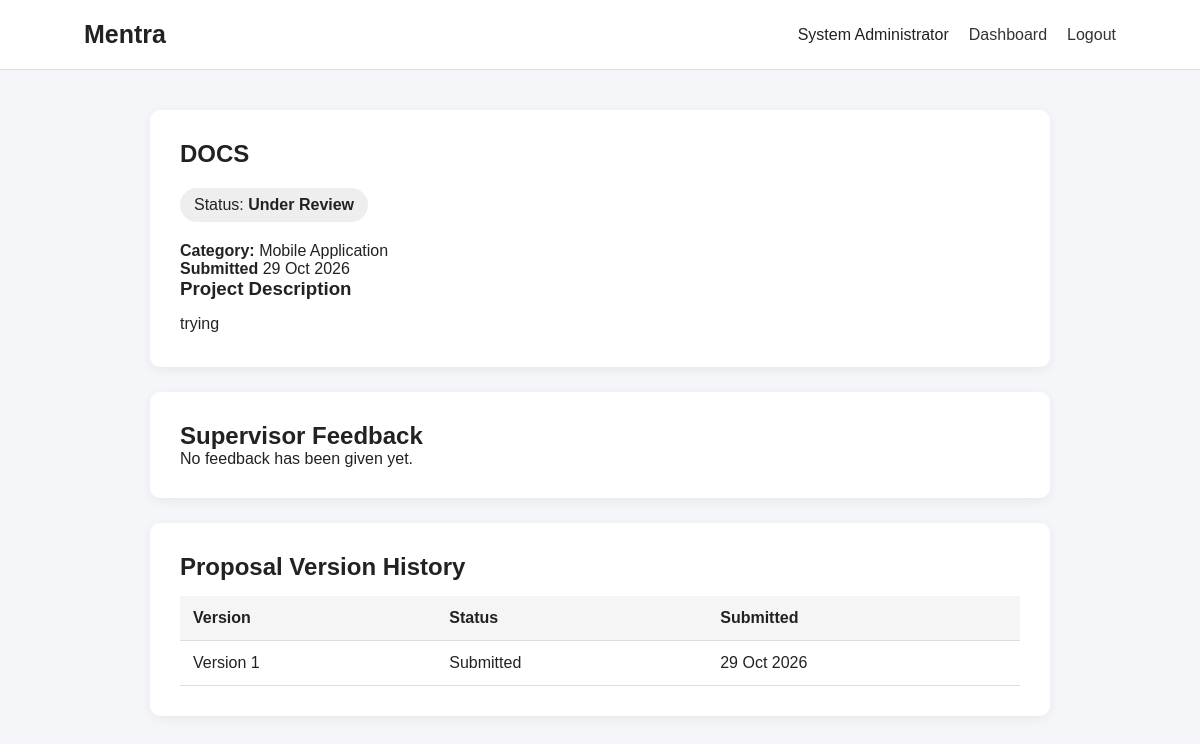
Screenshot of /projects/view_project.php?id=2 (signed in) with the database file from the repository.
### tables this page shows
CREATE TABLE `projects` (
  `id` int(11) NOT NULL,
  `student_id` int(11) NOT NULL,
  `title` varchar(255) NOT NULL,
  `description` text NOT NULL,
  `category` varchar(100) DEFAULT NULL,
  `status` enum('Submitted','Under Review','Revision Required','Approved','Rejected') DEFAULT 'Submitted',
  `created_at` timestamp NOT NULL DEFAULT current_timestamp(),
  `updated_at` timestamp NOT NULL DEFAULT current_timestamp() ON UPDATE current_timestamp()
);

CREATE TABLE `project_versions` (
  `id` int(11) NOT NULL,
  `project_id` int(11) NOT NULL,
  `version_number` int(11) NOT NULL,
  `description` text DEFAULT NULL,
  `file_name` varchar(255) DEFAULT NULL,
  `status` varchar(50) DEFAULT 'Submitted',
  `submitted_at` timestamp NOT NULL DEFAULT current_timestamp()
);

### projects/view_project.php (the view, shortened to what this page needs)
<?php
require_once __DIR__ . "/../backend/db.php";
$project_id = intval($_GET['id']);
$student_id = $_SESSION['user_id'];
$sql = "SELECT * FROM projects where id = ? AND student_id = ?";
$stmt = mysqli_prepare($conn,$sql);
mysqli_stmt_bind_param($stmt,"ii",$project_id,$student_id);
mysqli_stmt_execute($stmt);
$result = mysqli_stmt_get_result($stmt);
$project = mysqli_fetch_assoc($result);
$feedback_sql = "SELECT feedback.*, users.full_name FROM feedback JOIN users ON feedback.supervisor_id = users.id WHERE feedback.project_id = ? ORDER BY feedback.created_at DESC";
$feedback_stmt = mysqli_prepare($conn, $feedback_sql);
mysqli_stmt_bind_param($feedback_stmt, "i", $project_id);
mysqli_stmt_execute($feedback_stmt);
$feedback_result = mysqli_stmt_get_result($feedback_stmt);
$version_sql = "SELECT * from project_versions WHERE project_id = ? order by version_number DESC";
$version_stmt = mysqli_prepare($conn, $version_sql);
mysqli_stmt_bind_param($version_stmt,"i",$project_id);
mysqli_stmt_execute($version_stmt);
$version_result = mysqli_stmt_get_result($version_stmt);
?>
<!DOCTYPE html>
<html lang="en">
<head>
    <link rel="stylesheet" href="project.css">
</head>
<body>
    <header class="header">
        <h2>Mentra</h2>
        <div>
            <span>
                <?php echo htmlspecialchars($_SESSION['name']); ?>
            </span>
                <a href="../dashboard/dashboard.php">Dashboard</a>
                <a href="../backend/logout.php">Logout</a>
        </div>
    </header>
    <main class="container">
        <section class="project-details">
            <h1>
                <?php echo htmlspecialchars($project['title']) ?>
            </h1>
            <div class="status">
                Status:
                <strong>
                    <?php echo htmlspecialchars($project['status']); ?>
                </strong>
            </div>
            <p>
                <strong>Category:</strong>
                <?php echo htmlspecialchars($project['category']); ?>
            </p>
            <p>
                <strong>Submitted</strong>
                <?php echo date("d M Y", strtotime($project['created_at'])); ?>
            </p>
            <h3>Project Description</h3>
            <p class="description">
                <?php echo nl2br(htmlspecialchars($project['description'])); ?>
            </p>
        </section>
    <section class="section">
        <h2>Supervisor Feedback</h2>
        <?php if (mysqli_num_rows($feedback_result) > 0): ?>
            <?php while ($feedback = mysqli_fetch_assoc($feedback_result)): ?>
                <div class="feedback-card">
                    <h3>
                         <?php echo htmlspecialchars( $feedback['full_name']); ?>
                    </h3>
                    <p>
                        <?php echo nl2br( htmlspecialchars( $feedback['feedback'] )); ?>
                    </p>
                    <span>
                        <?php echo htmlspecialchars($feedback['status'] ); ?>
                    </span>
                    <small>
                        <?php echo date("d M Y",strtotime($feedback['created_at']));?>
                    </small>
                </div>
            <?php endwhile; ?>
        <?php else: ?>
            <p>No feedback has been given yet. </p>
        <?php endif; ?>
    </section>
    <section class="section">
        <h2>
            Proposal Version History
        </h2>
        <?php if (mysqli_num_rows($version_result) > 0): ?>
            <table>
                <thead>
                    <tr>
                        <th>Version</th>
                        <th>Status</th>
                        <th>Submitted</th>
                    </tr>
                </thead>
                <tbody>
                <?php while ($version = mysqli_fetch_assoc($version_result)): ?>
                    <tr>
                        <td>Version
                            <?php echo $version['version_number'];?>
                        </td>
                        <td>
                            <?php echo htmlspecialchars( $version['status']); ?>
                        </td>
                        <td>
                            <?php echo date( "d M Y",strtotime($version['submitted_at']) );?>
                        </td>
                    </tr>
                <?php endwhile; ?>
                </tbody>
            </table>
        <?php endif; ?>
    </main>
</body>
</html>

### projects/project.css (style rules this page uses)
* { box-sizing: border-box; margin: 0; padding: 0; }
body { font-family: Arial, sans-serif; background: #f5f6fa; color: #222; }
.header { height: 70px; background: white; display: flex; align-items: center; justify-content: space-between; padding: 0 7%; border-bottom: 1px solid #ddd; }
.header h2 { font-size: 25px; }
.header div { display: flex; align-items: center; gap: 20px; }
.header a { text-decoration: none; color: #333; }
.container { width: 90%; max-width: 900px; margin: 40px auto; }
.project-details, .section { background: white; padding: 30px; margin-bottom: 25px; border-radius: 10px; box-shadow: 0 3px 12px rgba(0,0,0,0.06); }
.project-details h1 { margin-bottom: 20px; }
.status { display: inline-block; padding: 8px 14px; background: #eee; border-radius: 20px; margin-bottom: 20px; }
.description { line-height: 1.7; margin-top: 10px; }
table { width: 100%; border-collapse: collapse; margin-top: 15px; }
th, td { padding: 13px; border-bottom: 1px solid #ddd; text-align: left; }
th { background: #f5f5f5; }

### rows the page displays
projects: title "DOCS", status "Under Review", category "Mobile Application", created_at "29 Oct 2026", description "trying"
project_versions: version_number "1", status "Submitted", submitted_at "29 Oct 2026"

### other values shown
$_SESSION['name'] "System Administrator"
